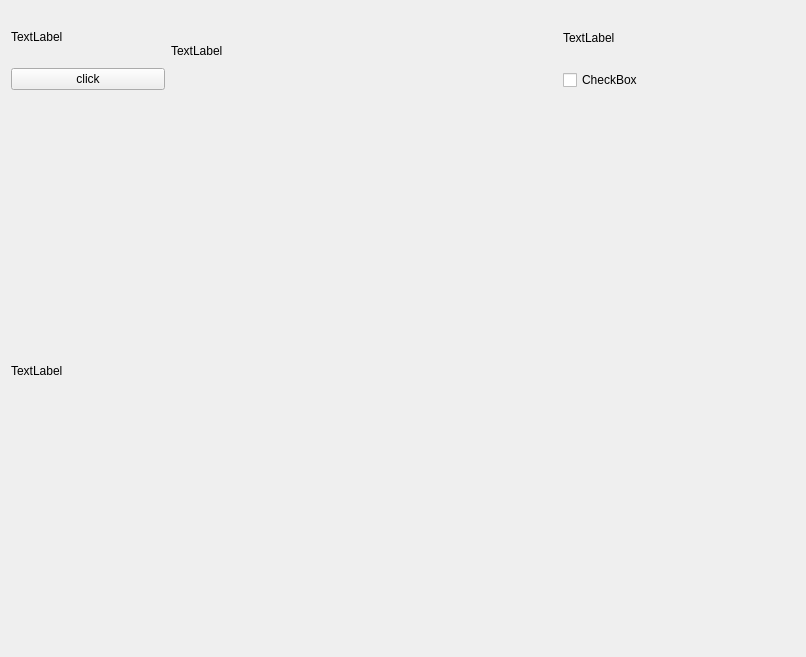
<?xml version="1.0" encoding="UTF-8"?>
<ui version="4.0">
 <class>Demo</class>
 <widget class="QWidget" name="Demo">
  <property name="geometry">
   <rect>
    <x>0</x>
    <y>0</y>
    <width>806</width>
    <height>657</height>
   </rect>
  </property>
  <property name="windowTitle">
   <string>Form</string>
  </property>
  <layout class="QHBoxLayout" name="horizontalLayout_2">
   <item>
    <layout class="QVBoxLayout" name="verticalLayout_3" stretch="1,7">
     <item>
      <layout class="QHBoxLayout" name="horizontalLayout" stretch="2,5,3">
       <item>
        <layout class="QVBoxLayout" name="verticalLayout">
         <item>
          <widget class="QLabel" name="label_button">
           <property name="text">
            <string>TextLabel</string>
           </property>
          </widget>
         </item>
         <item>
          <widget class="QPushButton" name="pushButton">
           <property name="text">
            <string>click</string>
           </property>
          </widget>
         </item>
        </layout>
       </item>
       <item>
        <widget class="QLabel" name="label_time">
         <property name="text">
          <string>TextLabel</string>
         </property>
        </widget>
       </item>
       <item>
        <layout class="QVBoxLayout" name="verticalLayout_2">
         <item>
          <widget class="QLabel" name="label_checkbox">
           <property name="text">
            <string>TextLabel</string>
           </property>
          </widget>
         </item>
         <item>
          <widget class="QCheckBox" name="checkBox">
           <property name="text">
            <string>CheckBox</string>
           </property>
          </widget>
         </item>
        </layout>
       </item>
      </layout>
     </item>
     <item>
      <widget class="QLabel" name="image">
       <property name="text">
        <string>TextLabel</string>
       </property>
      </widget>
     </item>
    </layout>
   </item>
  </layout>
 </widget>
 <resources/>
 <connections/>
</ui>
